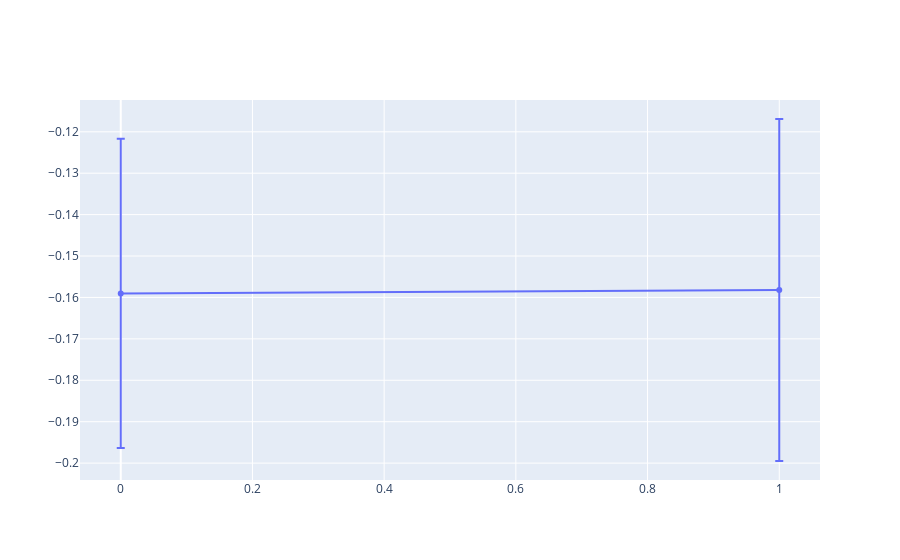

This figure's notebook cell:
### Code cell
fig = go.Figure(data=go.Scatter(
        x=[0, 1, 2],
        y=((df - risk)/risk).mean(),
        error_y=dict(
            type='data', # value of error bar given in data coordinates
            array=((df - risk)/risk).std(),
            visible=True)
    ))
fig.show()

### Figure 1 — Plotly figure (JSON) as saved in the notebook; plotly's stock layout.template omitted (floating-point values rounded to 4 significant figures)
{"data": [{"error_y": {"array": [0.03734, 0.04129], "type": "data", "visible": true}, "type": "scatter", "x": [0, 1, 2], "y": [-0.159, -0.1582]}], "layout": {}}
